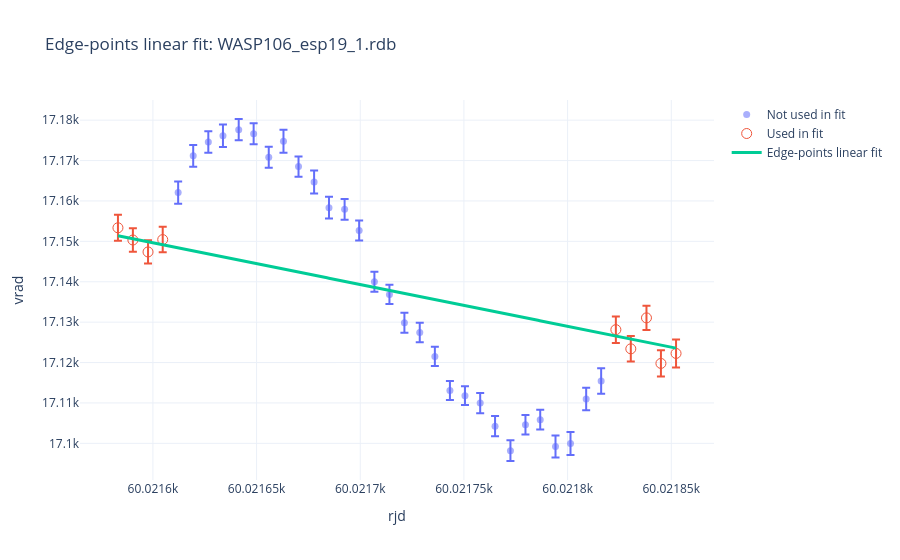

Here is the notebook cell this chart was saved with:
### Code cell
obs_name = 'WASP106_esp19_1.rdb'
obs_df = read_rdb_file(best_rm_path / obs_name)

def iteratively_clip_by_rms(obs_name, rms_threshold=2.0, max_iterations=10, observations_path=best_rm_path):
    obs_df = read_rdb_file(observations_path / obs_name)
    clean_df = obs_df.dropna(subset=['rjd', 'vrad', 'svrad']).copy()
    fit_mask = pd.Series(True, index=clean_df.index)
    history = []

    for iteration in range(max_iterations):
        fitted_df, fit_result = fit_linear_rv(clean_df, fit_mask=fit_mask)
        fit_residuals = fitted_df.loc[fit_mask, 'linear_residual']
        residual_rms = np.sqrt(np.mean(fit_residuals**2))
        clip_limit = rms_threshold * residual_rms
        exclude_mask = fit_mask & (fitted_df['linear_residual'].abs() > clip_limit)
        exclude_indices = fitted_df.index[exclude_mask]

        history.append(
            {
                'iteration': iteration + 1,
                **fit_result,
                'residual_rms': residual_rms,
                'clip_limit': clip_limit,
                'n_excluded': len(exclude_indices),
                'excluded_indices': list(exclude_indices),
                'excluded_files': fitted_df.loc[exclude_indices, 'file_rootpath'].tolist(),
                'excluded_rjd': fitted_df.loc[exclude_indices, 'rjd'].tolist(),
                'excluded_vrad': fitted_df.loc[exclude_indices, 'vrad'].tolist(),
                'excluded_residual': fitted_df.loc[exclude_indices, 'linear_residual'].tolist(),
            }
        )

        if len(exclude_indices) == 0:
            break

        fit_mask.loc[exclude_indices] = False

    initial_df, initial_fit = fit_linear_rv(clean_df)
    final_df, final_fit = fit_linear_rv(clean_df, fit_mask=fit_mask)

    return initial_df, initial_fit, final_df, final_fit, pd.DataFrame(history)


def fit_with_edge_points(obs_name, n_first=5, n_last=6, observations_path=best_rm_path):
    obs_df = read_rdb_file(observations_path / obs_name)
    clean_df = obs_df.dropna(subset=['rjd', 'vrad', 'svrad']).copy().sort_values('rjd')

    fit_mask = pd.Series(False, index=clean_df.index)
    fit_mask.loc[clean_df.head(n_first).index] = True
    fit_mask.loc[clean_df.tail(n_last).index] = True

    fitted_df, fit_result = fit_linear_rv(clean_df, fit_mask=fit_mask)
    fit_history = pd.DataFrame(
        [
            {
                **fit_result,
                'fit_method': 'edge_points',
                'n_first': n_first,
                'n_last': n_last,
                'fit_indices': list(clean_df.index[fit_mask]),
            }
        ]
    )

    return fitted_df, fit_result, fit_history


def plot_linear_fit_selection(obs_df, fitted_df, fit_result, obs_name, fit_label='Linear fit'):
    model_rjd, model_vrad = model_curve(obs_df, fit_result)
    fit_df = fitted_df.loc[fitted_df['fit_mask']]
    unused_df = fitted_df.loc[~fitted_df['fit_mask']]

    fig = go.Figure()
    fig.add_trace(
        go.Scatter(
            x=unused_df['rjd'],
            y=unused_df['vrad'],
            error_y=dict(type='data', array=unused_df['svrad'], visible=True),
            mode='markers',
            marker=dict(size=7, opacity=0.55),
            name='Not used in fit',
            text=unused_df['file_rootpath'],
            hovertemplate='rjd=%{x}<br>vrad=%{y}<br>svrad=%{error_y.array}<br>file=%{text}<extra></extra>',
        )
    )
    fig.add_trace(
        go.Scatter(
            x=fit_df['rjd'],
            y=fit_df['vrad'],
            error_y=dict(type='data', array=fit_df['svrad'], visible=True),
            mode='markers',
            marker=dict(size=10, symbol='circle-open'),
            name='Used in fit',
            text=fit_df['file_rootpath'],
            hovertemplate='rjd=%{x}<br>vrad=%{y}<br>svrad=%{error_y.array}<br>file=%{text}<extra></extra>',
        )
    )
    fig.add_trace(
        go.Scatter(
            x=model_rjd,
            y=model_vrad,
            mode='lines',
            line=dict(width=3),
            name=fit_label,
            hovertemplate='rjd=%{x}<br>model vrad=%{y}<extra></extra>',
        )
    )
    fig.update_layout(
        title=f'{fit_label}: {obs_name}',
        xaxis_title='rjd',
        yaxis_title='vrad',
        template='plotly_white',
        hovermode='closest',
    )

    return fig


fit_method_for_plot = 'edge_points'  # use 'rms_clip' or 'edge_points'

if fit_method_for_plot == 'rms_clip':
    rms_initial_df, rms_initial_fit, rms_final_df, rms_final_fit, rms_clip_history = iteratively_clip_by_rms(
        obs_name,
        rms_threshold=1.5,
        max_iterations=5,
    )
    print(
        f"RMS-clipped fit: vrad = {rms_final_fit['intercept']:.6f} "
        f"+ {rms_final_fit['slope']:.6f} * (rjd - {rms_final_fit['rjd_ref']:.8f})"
    )
    fig = plot_iterative_linear_fit(obs_df, rms_initial_fit, rms_final_df, rms_final_fit, obs_name)
    fig.update_layout(title=f'RMS-clipped linear RV fit: {obs_name}')
elif fit_method_for_plot == 'edge_points':
    edge_fitted_df, edge_fit, edge_fit_history = fit_with_edge_points(
        obs_name,
        n_first=4,
        n_last=5,
    )
    print(
        f"edge-points fit: vrad = {edge_fit['intercept']:.6f} "
        f"+ {edge_fit['slope']:.6f} * (rjd - {edge_fit['rjd_ref']:.8f})"
    )
    display(edge_fit_history)
    fig = plot_linear_fit_selection(obs_df, edge_fitted_df, edge_fit, obs_name, fit_label='Edge-points linear fit')
else:
    raise ValueError("fit_method_for_plot must be 'rms_clip' or 'edge_points'")

fig.show()

### Figure 1 — Plotly figure (JSON) as saved in the notebook; plotly's stock layout.template omitted (floating-point values rounded to 4 significant figures; data arrays with more than 128 entries replaced by an {"elided": "..."} marker saying what was removed)
{"data": [{"error_y": {"array": [2.751, 2.689, 2.642, 2.778, 2.635, 2.601, 2.598, 2.857, 2.496, 2.847, 2.685, 2.566, 2.468, 2.474, 2.375, 2.457, 2.397, 2.391, 2.327, 2.311, 2.498, 2.537, 2.56, 2.444, 2.436, 2.696, 2.853, 2.77, 3.179], "type": "data", "visible": true}, "hovertemplate": "rjd=%{x}<br>vrad=%{y}<br>svrad=%{error_y.array}<br>file=%{text}<extra></extra>", "marker": {"opacity": 0.55, "size": 7}, "mode": "markers", "name": "Not used in fit", "text": ["ESPRE.2023-03-18T02:26:36.508.fits", "ESPRE.2023-03-18T02:37:05.769.fits", "ESPRE.2023-03-18T02:47:35.056.fits", "ESPRE.2023-03-18T02:58:03.641.fits", "ESPRE.2023-03-18T03:08:32.711.fits", "ESPRE.2023-03-18T03:19:02.247.fits", "ESPRE.2023-03-18T03:29:30.825.fits", "ESPRE.2023-03-18T03:40:00.122.fits", "ESPRE.2023-03-18T03:50:29.681.fits", "ESPRE.2023-03-18T04:00:58.262.fits", "ESPRE.2023-03-18T04:11:27.777.fits", "ESPRE.2023-03-18T04:21:56.658.fits", "ESPRE.2023-03-18T04:32:25.935.fits", "ESPRE.2023-03-18T04:42:55.220.fits", "ESPRE.2023-03-18T04:53:25.537.fits", "ESPRE.2023-03-18T05:03:55.115.fits", "ESPRE.2023-03-18T05:14:23.715.fits", "ESPRE.2023-03-18T05:24:53.262.fits", "ESPRE.2023-03-18T05:35:22.592.fits", "ESPRE.2023-03-18T05:45:51.889.fits", "ESPRE.2023-03-18T05:56:20.690.fits", "ESPRE.2023-03-18T06:06:49.969.fits", "ESPRE.2023-03-18T06:17:18.536.fits", "ESPRE.2023-03-18T06:27:47.596.fits", "ESPRE.2023-03-18T06:38:17.187.fits", "ESPRE.2023-03-18T06:48:47.006.fits", "ESPRE.2023-03-18T06:59:16.013.fits", "ESPRE.2023-03-18T07:09:45.632.fits", "ESPRE.2023-03-18T07:20:14.445.fits"], "type": "scatter", "x": [60020.0, 60020.0, 60020.0, 60020.0, 60020.0, 60020.0, 60020.0, 60020.0, 60020.0, 60020.0, 60020.0, 60020.0, 60020.0, 60020.0, 60020.0, 60020.0, 60020.0, 60020.0, 60020.0, 60020.0, 60020.0, 60020.0, 60020.0, 60020.0, 60020.0, 60020.0, 60020.0, 60020.0, 60020.0], "y": [17160.0, 17170.0, 17170.0, 17180.0, 17180.0, 17180.0, 17170.0, 17170.0, 17170.0, 17160.0, 17160.0, 17160.0, 17150.0, 17140.0, 17140.0, 17130.0, 17130.0, 17120.0, 17110.0, 17110.0, 17110.0, 17100.0, 17100.0, 17100.0, 17110.0, 17100.0, 17100.0, 17110.0, 17120.0]}, {"error_y": {"array": [3.233, 2.892, 2.881, 3.153, 3.287, 3.147, 3.017, 3.259, 3.466], "type": "data", "visible": true}, "hovertemplate": "rjd=%{x}<br>vrad=%{y}<br>svrad=%{error_y.array}<br>file=%{text}<extra></extra>", "marker": {"size": 10, "symbol": "circle-open"}, "mode": "markers", "name": "Used in fit", "text": ["ESPRE.2023-03-18T01:44:40.241.fits", "ESPRE.2023-03-18T01:55:08.722.fits", "ESPRE.2023-03-18T02:05:38.185.fits", "ESPRE.2023-03-18T02:16:07.411.fits", "ESPRE.2023-03-18T07:30:43.962.fits", "ESPRE.2023-03-18T07:41:13.221.fits", "ESPRE.2023-03-18T07:51:42.529.fits", "ESPRE.2023-03-18T08:02:11.659.fits", "ESPRE.2023-03-18T08:12:41.146.fits"], "type": "scatter", "x": [60020.0, 60020.0, 60020.0, 60020.0, 60020.0, 60020.0, 60020.0, 60020.0, 60020.0], "y": [17150.0, 17150.0, 17150.0, 17150.0, 17130.0, 17120.0, 17130.0, 17120.0, 17120.0]}, {"hovertemplate": "rjd=%{x}<br>model vrad=%{y}<extra></extra>", "line": {"width": 3}, "mode": "lines", "name": "Edge-points linear fit", "type": "scatter", "x": {"elided": "300 float values"}, "y": {"elided": "300 float values"}}], "layout": {"hovermode": "closest", "title": {"text": "Edge-points linear fit: WASP106_esp19_1.rdb"}, "xaxis": {"title": {"text": "rjd"}}, "yaxis": {"title": {"text": "vrad"}}}}
